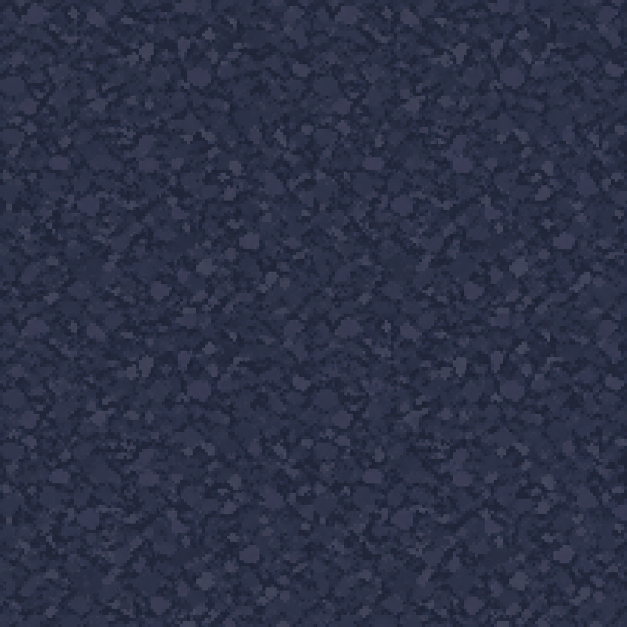
#> input picture assets-source/campus-3d/asphalt/user-asphalt-source.png, 1254 x 1254 px (shown at 1/2 size)
$ python prepare_campus_asphalt.py
#> lines starting #> are read from the running program, lines starting #| are printed output that depends on the picture; after the words box and inside, x2 and y2 are one past the last pixel; in counts of white or black regions, pixels touching at a corner belong together
### scripts/prepare_campus_grass.py
"""Normalize the user-supplied grass image into a repeatable ground albedo.

Requires Pillow and NumPy. No image generation or painted lighting is added.
"""
from pathlib import Path
import json

import numpy as np
from PIL import Image

ROOT = Path(__file__).resolve().parents[1]
SOURCE = ROOT / 'assets-source/campus-3d/grass/user-grass-source.png'
OUTPUT = ROOT / 'public/assets/environment/campus-grass/grass-albedo.png'
REVIEW = ROOT / 'artifacts/campus-3d/grass'


def periodic_component(pixels):
    # Remove the smooth boundary discontinuity with a periodic Poisson solve.
    height, width, _ = pixels.shape
    boundary = np.zeros_like(pixels)
    boundary[0] = pixels[-1] - pixels[0]
    boundary[-1] = -boundary[0]
    boundary[:, 0] += pixels[:, -1] - pixels[:, 0]
    boundary[:, -1] -= pixels[:, -1] - pixels[:, 0]
    denominator = (
        2 * np.cos(2 * np.pi * np.arange(height) / height)[:, None]
        + 2 * np.cos(2 * np.pi * np.arange(width) / width)[None, :] - 4
    )
    denominator[0, 0] = 1
    smooth = np.fft.fft2(boundary, axes=(0, 1)) / denominator[:, :, None]
    smooth[0, 0] = 0
    return pixels - np.fft.ifft2(smooth, axes=(0, 1)).real


def match_edges(pixels):
    # Match the actual outer texels too, fading corrections over six texels.
    for axis in (0, 1):
        p = np.swapaxes(pixels, 0, axis)
        delta = (p[-1] - p[0]) / 2
        for i in range(6):
            weight = (1 - i / 6) ** 2
            p[i] += delta * weight
            p[-1 - i] -= delta * weight
    return pixels


# [27 lines left out: function main, not called in this run]


# [2 lines that do not run on import are left out]

### scripts/prepare_campus_asphalt.py
"""Make a seamless, matte albedo from the user's blue-grey pixel asphalt.

Requires Pillow and NumPy; shares the grass pipeline's periodic edge repair.
"""
from pathlib import Path
import json

import numpy as np
from PIL import Image

from prepare_campus_grass import periodic_component, match_edges

ROOT = Path(__file__).resolve().parents[1]
SOURCE = ROOT / 'assets-source/campus-3d/asphalt/user-asphalt-source.png'
OUTPUT = ROOT / 'public/assets/environment/campus-asphalt/asphalt-albedo.png'
REVIEW = ROOT / 'artifacts/campus-3d/asphalt'


def main():
    source = Image.open(SOURCE).convert('RGB')
#> source is the input picture: PIL image 1254x1254 RGB; mean R, G, B 43.9, 49.4, 70.6
    pixels = np.asarray(source.resize((256, 256), Image.Resampling.BOX), dtype=float)
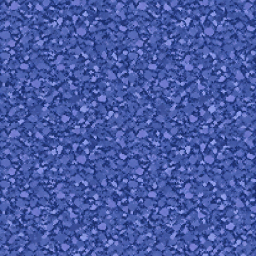
#> pixels: shape (256, 256, 3) float64; mean R, G, B 43.9, 49.4, 70.6; drawn with min black and max white
    pixels = periodic_component(pixels)
#> in periodic_component, `boundary[0] = pixels[-1] - pixels[0]`:
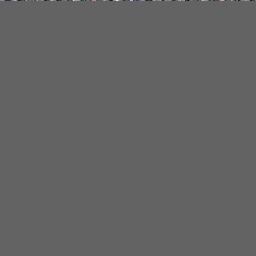
#> boundary: shape (256, 256, 3) float64; mean R, G, B 0, 0, 0; drawn with min black and max white
#> in periodic_component, `boundary[-1] = -boundary[0]`:
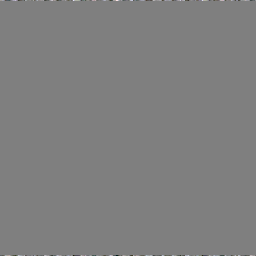
#> boundary: shape (256, 256, 3) float64; 0.39% of pixels changed, all inside (x1, y1, x2, y2) = (0, 255, 256, 256); drawn with min black and max white
#> in periodic_component, `boundary[:, 0] += pixels[:, -1] - pixels[:, 0]`:
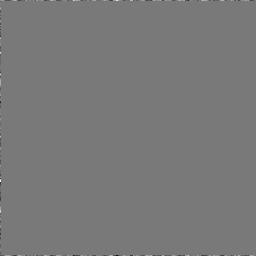
#> boundary: shape (256, 256, 3) float64; 0.39% of pixels changed, all inside (x1, y1, x2, y2) = (0, 0, 1, 256); drawn with min black and max white
#> in periodic_component, `boundary[:, -1] -= pixels[:, -1] - pixels[:, 0]`: boundary: shape (256, 256, 3) float64; 0.39% of pixels changed, all inside (x1, y1, x2, y2) = (255, 0, 256, 256)
    # Keep the user's cool palette, but soften the large mottled clusters.
    pixels = (pixels - pixels.mean(axis=(0, 1))) * 0.65 + np.array([53, 62, 82])
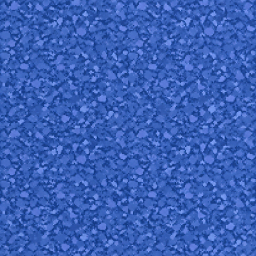
#> pixels: shape (256, 256, 3) float64; mean R, G, B 53, 62, 82; drawn with min black and max white
    pixels = np.clip(np.rint(match_edges(pixels)), 0, 255).astype('uint8')
#> the loop in match_edges, `for axis in (0, 1):` made 2 passes
#> pass 2, in match_edges, `p = np.swapaxes(pixels, 0, axis)`:
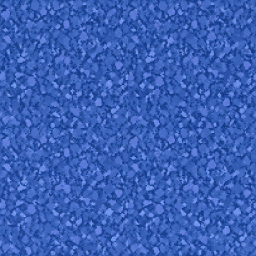
#> p: shape (256, 256, 3) float64; mean R, G, B 53, 62, 82; drawn with min black and max white
#> after the loop in match_edges, `for axis in (0, 1):`: p: shape (256, 256, 3) float64; 4.69% of pixels changed, all inside (x1, y1, x2, y2) = (0, 0, 256, 256)
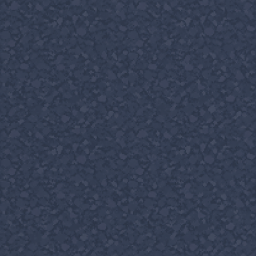
#> pixels: shape (256, 256, 3); mean R, G, B 53, 62, 82
    tile = Image.fromarray(pixels)
    OUTPUT.parent.mkdir(parents=True, exist_ok=True)
    REVIEW.mkdir(parents=True, exist_ok=True)
    tile.save(OUTPUT, optimize=True)
    preview = Image.new('RGB', (768, 768))
#> preview: PIL image 768x768 RGB; every value is 0
    for y in range(3):
        for x in range(3):
            preview.paste(tile, (x * 256, y * 256))
    preview.save(REVIEW / 'asphalt-tiled.png')
    report = {
        'sourceSize': list(source.size), 'outputSize': list(tile.size),
        'maxOpposingEdgeDifference': int(max(
            np.abs(pixels[0].astype(int) - pixels[-1]).max(),
            np.abs(pixels[:, 0].astype(int) - pixels[:, -1]).max(),
        )),
        'meanRGB': pixels.mean(axis=(0, 1)).round(2).tolist(),
        'outputBytes': OUTPUT.stat().st_size,
    }
#> report = {'sourceSize': [1254, 1254], 'outputSize': [256, 256], 'maxOpposingEdgeDifference': 0, 'meanRGB': [53, 62, 82], 'outputBytes': 84534}
    (REVIEW / 'texture-report.json').write_text(json.dumps(report, indent=2), encoding='utf-8')
    print(json.dumps(report))
#| {"sourceSize": [1254, 1254], "outputSize": [256, 256], "maxOpposingEdgeDifference": 0, "meanRGB": [53.0, 62.0, 82.0], "outputBytes": 84534}


if __name__ == '__main__':
    main()
